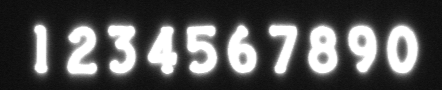
#> input picture Card_Project_Jiaojie/Muban_Pipei/Date_Pipei/Date_test_images/img_31.png, 442 x 90 px, found by its file name
$ python 'Mohu_method_2(1).py'
#> lines starting #> are read from the running program, lines starting #| are printed output that depends on the picture; after the words box and inside, x2 and y2 are one past the last pixel; in counts of white or black regions, pixels touching at a corner belong together
import numpy as np
import matplotlib.pyplot as plt
from skimage import io, img_as_float, img_as_ubyte
from skimage.exposure import histogram
from skimage.filters import threshold_multiotsu
import cv2
import os

# ---------- Step 1: 自适应去模糊 ----------
def get_thresholds(f, method='percentile', p_low=10, p_high=90):
    f_valid = f[np.isfinite(f)]
    if f_valid.size == 0:
        return 0.27, 0.5, 0.72
    if method == 'percentile':
        l = float(np.percentile(f_valid, p_low))
        m = float(np.percentile(f_valid, 50))
        h = float(np.percentile(f_valid, p_high))
    elif method == 'multiotsu':
        t1, t2 = threshold_multiotsu(f_valid, classes=3)
        l, h = float(t1), float(t2)
        m = (l + h) / 2.0
    else:
        raise ValueError("method must be 'percentile' or 'multiotsu'")
    eps = 1e-6
    l = float(np.clip(l, 0.0, 1.0))
    h = float(np.clip(h, 0.0, 1.0))
    m = float(np.clip(m, l + eps, h - eps))
    if not (l < m < h):
        l, m, h = 0.27, 0.5, 0.72
    return l, m, h

def fuzzy_membership(img, l, m, h):
    d = np.where(img <= l, 1.0,
        np.where(img >= m, 0.0, (m - img) / (m - l + 1e-12)))
    b = np.where(img >= h, 1.0,
        np.where(img <= m, 0.0, (img - m) / (h - m + 1e-12)))
    g = np.where((img <= l) | (img >= h), 0.0,
        np.where(img <= m, (img - l) / (m - l + 1e-12),
                           (h - img) / (h - m + 1e-12)))
    return d, g, b

def fuzzy_image_transform(image_path, save_dir, method='multiotsu'):
    f = io.imread(image_path)
    f = img_as_float(f)
    if f.ndim == 3:
        f = f.mean(axis=2)
    M, N = f.shape
    l, m, h = get_thresholds(f, method=method)
    print(f"自适应阈值: l={l:.4f}, m={m:.4f}, h={h:.4f} (method={method})")
    drak, gray, brig = fuzzy_membership(f, l, m, h)
    weights_sum = drak + gray + brig + 1e-12
    g = (drak * 0.0 + gray * 0.5 + brig * 1.0) / weights_sum

    fuzzy_img_path = os.path.join(save_dir, 'step1_fuzzy.png')
    io.imsave(fuzzy_img_path, img_as_ubyte(g))

    # 保存对比图
    plt.figure(figsize=(10,5))
    plt.subplot(1,2,1)
    plt.imshow(f, cmap='gray', vmin=0, vmax=1)
    plt.title('Original')
    plt.subplot(1,2,2)
    plt.imshow(g, cmap='gray', vmin=0, vmax=1)
    plt.title('Fuzzy Result')
    plt.tight_layout()
    plt.savefig(os.path.join(save_dir, 'step1_compare.png'))
    plt.close()
    return fuzzy_img_path

# ---------- Step 2: 高频增强 ----------
def manualShiftDFT(complexI):
    M, N = complexI.shape[:2]
    complexI_shifted = np.zeros_like(complexI)
    for i in range(M):
        for j in range(N):
            newRow = i + M//2 if i < M//2 else i - M//2
            newCol = j + N//2 if j < N//2 else j - N//2
            complexI_shifted[newRow, newCol] = complexI[i, j]
    return complexI_shifted

def lvboqi(M, N, D0=40):
    H = np.zeros((M, N), np.float64)
    for i in range(M):
        for j in range(N):
            D = np.sqrt((i - M/2)**2 + (j - N/2)**2)
            H[i, j] = np.exp(-(D**2) / (2 * (D0**2)))
    return H

def gaotonglvbo(g_shifted, one_minus_h):
    result = np.zeros_like(g_shifted)
    for i in range(g_shifted.shape[0]):
        for j in range(g_shifted.shape[1]):
            h_val = one_minus_h[i, j]
            result[i, j, 0] = g_shifted[i, j, 0] * h_val
            result[i, j, 1] = g_shifted[i, j, 1] * h_val
    return result

def gaotong(f):
    m, n = f.shape
    M1 = cv2.getOptimalDFTSize(m)
    N1 = cv2.getOptimalDFTSize(n)
    padded = cv2.copyMakeBorder(f, 0, M1-m, 0, N1-n, cv2.BORDER_CONSTANT, value=0)
    I = np.float64(padded)
    g = cv2.dft(I, flags=cv2.DFT_COMPLEX_OUTPUT)
    g_shifted = manualShiftDFT(g)
    M, N = g_shifted.shape[:2]
    H = lvboqi(M, N)
    F = 0.5 + 0.75 * (1 - H)
    result_highpass2 = gaotonglvbo(g_shifted, F)
    G_shifted = manualShiftDFT(result_highpass2)
    J2 = cv2.idft(G_shifted, flags=cv2.DFT_SCALE | cv2.DFT_REAL_OUTPUT)
    J3 = J2[:m, :n]
    J4 = np.abs(J3)
    J4 = np.clip(J4, 0, 255).astype(np.uint8)
    return J4

def highpass_process(fuzzy_img_path, save_dir):
    img = cv2.imread(fuzzy_img_path, 0)
    result = gaotong(img)
    highpass_img_path = os.path.join(save_dir, 'step2_highpass.png')
    cv2.imwrite(highpass_img_path, result)

    plt.figure(figsize=(10,5))
    plt.subplot(1,2,1)
    plt.imshow(img, cmap='gray')
    plt.title('Fuzzy Input')
    plt.subplot(1,2,2)
    plt.imshow(result, cmap='gray')
    plt.title('Highpass Result')
    plt.tight_layout()
    plt.savefig(os.path.join(save_dir, 'step2_compare.png'))
    plt.close()
    return highpass_img_path

# ---------- Step 3: 二值化 + 连通域分析 ----------
def bin_and_connect(highpass_img_path, save_dir):
    img = cv2.imread(highpass_img_path, 0)
    _, binary = cv2.threshold(img, 0, 255, cv2.THRESH_BINARY + cv2.THRESH_OTSU)
    bin_img_path = os.path.join(save_dir, 'step3_binary.png')
    cv2.imwrite(bin_img_path, binary)

    num_labels, labels, stats, centroids = cv2.connectedComponentsWithStats(binary, connectivity=8)
    filtered = np.zeros_like(binary)
    for i in range(1, num_labels):
        area = stats[i, cv2.CC_STAT_AREA]
        if area > 100:
            filtered[labels == i] = 255
    filtered_img_path = os.path.join(save_dir, 'step3_filtered.png')
    cv2.imwrite(filtered_img_path, filtered)

    plt.figure(figsize=(10,5))
    plt.subplot(1,2,1)
    plt.imshow(binary, cmap='gray')
    plt.title('Binary')
    plt.subplot(1,2,2)
    plt.imshow(filtered, cmap='gray')
    plt.title('Filtered')
    plt.tight_layout()
    plt.savefig(os.path.join(save_dir, 'step3_compare.png'))
    plt.close()
    return filtered_img_path

# ---------- 主流程 ----------
def main(image_path, save_dir):
    os.makedirs(save_dir, exist_ok=True)
    print("Step 1: 去模糊")
    fuzzy_img_path = fuzzy_image_transform(image_path, save_dir, method='multiotsu')
#> in fuzzy_image_transform, f is the input picture: shape (90, 442, 3); min 10, max 255, mean 85.9
#> in get_thresholds, `t1, t2 = threshold_multiotsu(f_valid, classes=3)`: t1 = 0.293; t2 = 0.72
#> in get_thresholds, `l, h = float(t1), float(t2)`: l = 0.293; h = 0.72
#> in get_thresholds, `m = (l + h) / 2.0`: m = 0.506
#> in fuzzy_image_transform, `l, m, h = get_thresholds(f, method=method)`: l = 0.293; m = 0.506; h = 0.72
#| 自适应阈值: l=0.2925, m=0.5065, h=0.7204 (method=multiotsu)
#> in fuzzy_membership, `d = np.where(img <= l, 1.0, np.where(img >= m, 0.0, (m - img) / (m - l..`:
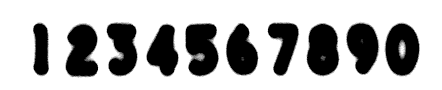
#> d: shape (90, 442) float64; min 0, max 1, mean 0.71
#> in fuzzy_membership, `g = np.where((img <= l) | (img >= h), 0.0, np.where(img <= m, (img - l..`:
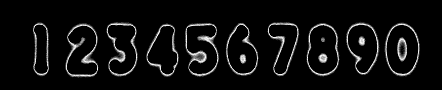
#> g: shape (90, 442) float64; min 0, max 0.997, mean 0.0563
    print("Step 2: 高频增强")
    highpass_img_path = highpass_process(fuzzy_img_path, save_dir)
#> after the loop in lvboqi, `for i in range(M):`:
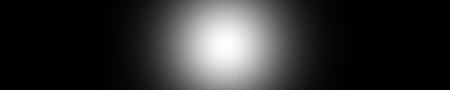
#> H: shape (90, 450) float64; min 7.15e-08, max 1, mean 0.184
#> in gaotong, `J3 = J2[:m, :n]`:
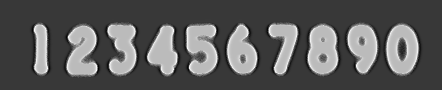
#> J3: shape (90, 442) float64; min -55.54, max 193.2, mean 33.4; drawn with min black and max white
#> in gaotong, `J4 = np.abs(J3)`:
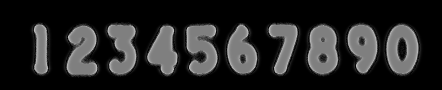
#> J4: shape (90, 442) float64; min 1.74e-13, max 193.2, mean 36.4
    print("Step 3: 二值化 + 连通域分析")
    filtered_img_path = bin_and_connect(highpass_img_path, save_dir)
#> in bin_and_connect, `_, binary = cv2.threshold(img, 0, 255, cv2.THRESH_BINARY + cv2.THRESH_..`:
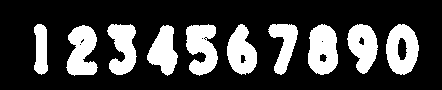
#> binary: shape (90, 442); 25.2% white; 10 white regions, largest, box (x1, y1, x2, y2) and area: (308, 24, 338, 75) 1196, (186, 24, 218, 76) 1161, (386, 24, 419, 75) 1150
#> in bin_and_connect, `num_labels, labels, stats, centroids = cv2.connectedComponentsWithStat..`:
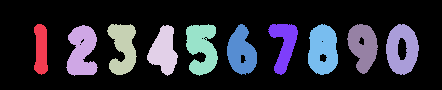
#> labels: shape (90, 442) int32; 11 distinct labels, from 0 to 10; one colour per label, 0 black
#> in bin_and_connect, `num_labels, labels, stats, centroids = cv2.connectedComponentsWithStat..`: num_labels = 11; stats = [[0, 0, 442, 90, 29747], [34, 24, 14, 51, 567], [66, 25, 32, 51, 1134], [107, 24, 30, 51, 1020], [147, 25, 31, 51, 957], [186, 24, 32, 52, 1161], [227, 24, 30, 51, 1013], [268, 24, 30, 51, 812], [308, 24, 30, 51, 1196], [347, 24, 31, 50, 1023], [386, 24, 33, 51, 1150]]; centroids = [[216.7, 43.11], [40.66, 48.97], [81.54, 50.94], [122.6, 47.61], [163.5, 50.52], [201.3, 47.61], [241, 51.24], [283.8, 44.07], [322.5, 49.31], [362.8, 45.98], [401.7, 49]]
#> the loop in bin_and_connect, `for i in range(1, num_labels):` made 10 passes
#> area on passes 1 to 10: 567, 1134, 1020, 957, 1161, 1013, 812, 1196, 1023, 1150
    print("全部完成，结果已保存在：", save_dir)

# ---------- 用法 ----------
if __name__ == "__main__":
    image_path = r"D:\PayCard_Detection\paycard_dectection_test1\Muban\Letter\test_images\img_31.png"
    save_dir = r"D:\PayCard_Detection\paycard_dectection_test1\Qumohu\process_results_method_2\test_debug_images_2"
    main(image_path, save_dir)

$ run again, with Card_Project_Jiaojie/Muban_Pipei/Date_Pipei/Date_test_images/img_1.png copied over Card_Project_Jiaojie/Muban_Pipei/Date_Pipei/Date_test_images/img_31.png
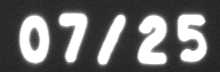
#> input picture Card_Project_Jiaojie/Muban_Pipei/Date_Pipei/Date_test_images/img_1.png, 220 x 72 px, found by its file name
#> in fuzzy_image_transform, f is the input picture: shape (72, 220, 3); min 33, max 255, mean 107
#> f_valid = 15840 values, max 1 at index 3144, min 0.129 at index 11877, mean 0.42
#> t1 = 0.356; t2 = 0.75
#> in get_thresholds, `l, h = float(t1), float(t2)`: l = 0.356; h = 0.75
#> in get_thresholds, `m = (l + h) / 2.0`: m = 0.553
#> in fuzzy_image_transform, `l, m, h = get_thresholds(f, method=method)`: l = 0.356; m = 0.553; h = 0.75
#| 自适应阈值: l=0.3556, m=0.5528, h=0.7500 (method=multiotsu)
#> in bin_and_connect, `_, binary = cv2.threshold(img, 0, 255, cv2.THRESH_BINARY + cv2.THRESH_..`:
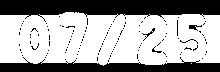
#> binary: shape (72, 220); 64.9% white; 126 black regions (120 under 20 px), largest, box (x1, y1, x2, y2) and area: (0, 0, 220, 22) 3247, (0, 57, 220, 72) 1951, (189, 25, 202, 31) 39, (142, 28, 155, 41) 33, (152, 46, 162, 53) 22, (180, 39, 198, 44) 20
#> in bin_and_connect, `num_labels, labels, stats, centroids = cv2.connectedComponentsWithStat..`:
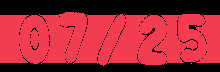
#> labels: shape (72, 220) int32; 3 distinct labels, from 0 to 2; one colour per label, 0 black
#> num_labels = 3; stats = [[0, 0, 220, 72, 5567], [0, 12, 220, 54, 10272], [191, 63, 1, 1, 1]]; centroids = [[110.6, 30], [108.9, 38.48], [191, 63]]
#> the loop in bin_and_connect, `for i in range(1, num_labels):` made 2 passes
#> area on pass 1: 10272

$ run again, with Card_Project_Jiaojie/Muban_Pipei/Date_Pipei/Date_test_images/img_11.png copied over Card_Project_Jiaojie/Muban_Pipei/Date_Pipei/Date_test_images/img_31.png
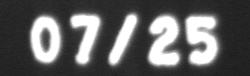
#> input picture Card_Project_Jiaojie/Muban_Pipei/Date_Pipei/Date_test_images/img_11.png, 250 x 76 px, found by its file name
#> in fuzzy_image_transform, f is the input picture: shape (76, 250, 3); min 27, max 255, mean 98.2
#> f_valid = 19000 values, max 1 at index 4079, min 0.106 at index 17234, mean 0.385
#> t1 = 0.349; t2 = 0.74
#> in get_thresholds, `l, h = float(t1), float(t2)`: l = 0.349; h = 0.74
#> in get_thresholds, `m = (l + h) / 2.0`: m = 0.544
#> in fuzzy_image_transform, `l, m, h = get_thresholds(f, method=method)`: l = 0.349; m = 0.544; h = 0.74
#| 自适应阈值: l=0.3486, m=0.5442, h=0.7398 (method=multiotsu)
#> after the loop in lvboqi, `for i in range(M):`:
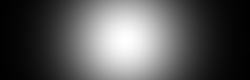
#> H: shape (80, 250) float64; min 0.00459, max 1, mean 0.343
#> binary: shape (76, 250); 26.2% white; 5 white regions, box (x1, y1, x2, y2) and area: (185, 15, 219, 66) 1234, (148, 15, 180, 66) 1208, (30, 15, 61, 63) 1030, (70, 14, 101, 65) 853, (108, 13, 138, 66) 648
#> in bin_and_connect, `num_labels, labels, stats, centroids = cv2.connectedComponentsWithStat..`:
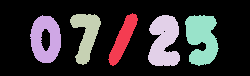
#> labels: shape (76, 250) int32; 6 distinct labels, from 0 to 5; one colour per label, 0 black
#> num_labels = 6; stats = [[0, 0, 250, 76, 14027], [108, 13, 30, 53, 648], [30, 15, 31, 48, 1030], [70, 14, 31, 51, 853], [148, 15, 32, 51, 1208], [185, 15, 34, 51, 1234]]; centroids = [[122.6, 37.17], [122.6, 38.61], [45.24, 38.74], [85.67, 34.44], [163.6, 40.99], [201.4, 38.3]]
#> the loop in bin_and_connect, `for i in range(1, num_labels):` made 5 passes
#> area on passes 1 to 5: 648, 1030, 853, 1208, 1234
